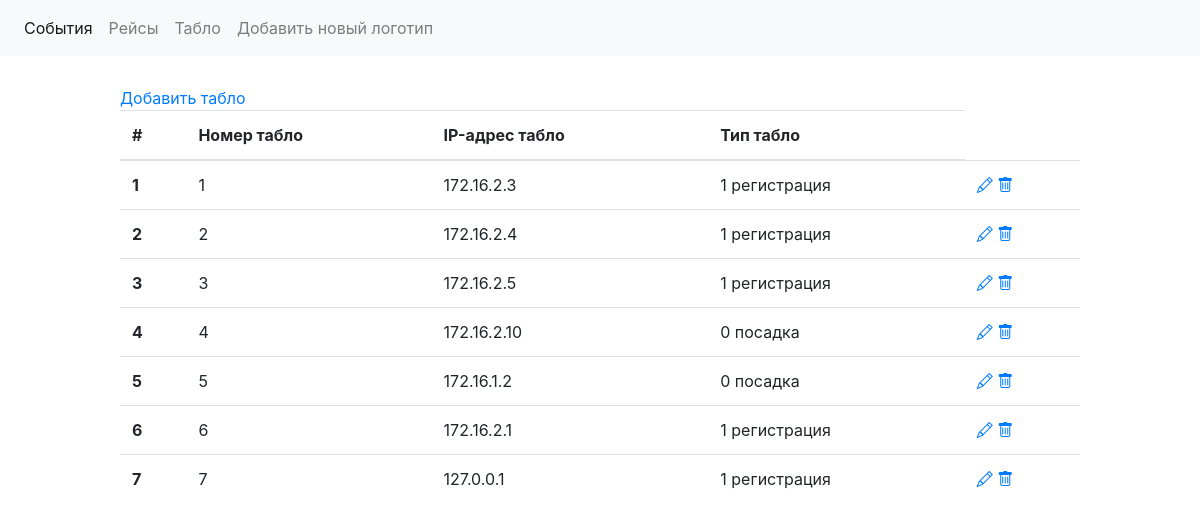
Before: /sts with the older database file.
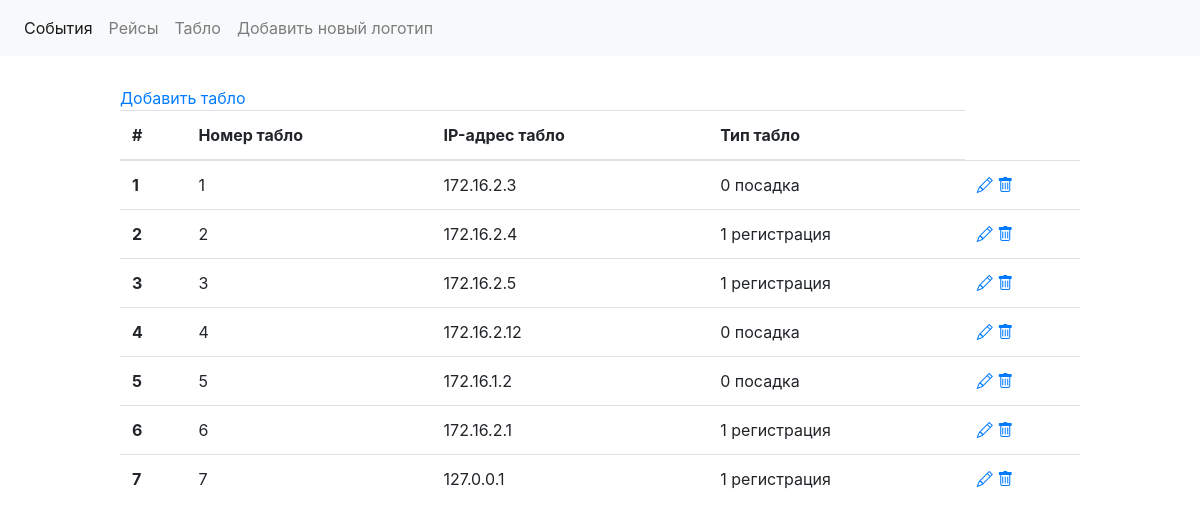
After: the same page with the newer database file.
### data/sts.py (models this page shows)
class Sts(SqlAlchemyBase, SerializerMixin):
    __tablename__ = 'st'
    id = sqlalchemy.Column(sqlalchemy.Integer,
                           primary_key=True, autoincrement=True)
    remote_ip = sqlalchemy.Column(sqlalchemy.String, nullable=True)
    type = sqlalchemy.Column(sqlalchemy.Integer, nullable=True)

### main.py (the view)
@app.route('/sts', methods=['GET', 'POST'])
def sts():
    db_sess = db_session.create_session()
    data = db_sess.query(Sts).all()
    if 'st_id' in request.args.keys():
        id_row = request.args['st_id']
        db_sess.query(Sts).filter(Sts.id == id_row).delete()
        db_sess.commit()
        data = db_sess.query(Sts).all()
    return render_template("sts.html", data=enumerate(data))

### data/db_session.py (called while the page is built)
def create_session() -> Session:
    global __factory
    return __factory()

### templates/sts.html (shortened to what this page needs)
{% extends "base.html" %}
{% block body %}
<div style="width: 80%; margin: auto; padding-top: 30px;">
    <a href="add_st">Добавить табло</a>
    <table class="table">
        <thead>
        <tr>
            <th scope="col">#</th>
            <th scope="col">Номер табло</th>
            <th scope="col">IP-адрес табло</th>
            <th scope="col">Тип табло</th>
        </tr>
        </thead>
        <tbody>
        {% for index,raw in data %}
        <tr>
            <th scope="row">{{ index + 1 }}</th>
            <td>{{ raw.id }}</td>
            <td>{{ raw.remote_ip }}</td>
            <td>
                {{ raw.type }}
                {% if raw.type == 1 %}
                    регистрация
                  {% elif raw.type == 0 %}
                    посадка
                 {% endif %}
            </td>
            {% set edit_link = "edit_st?st_id=" + (raw.id)|string %}
            {% set delete_link = "sts?st_id=" + (raw.id)|string %}
            <td>
                <a href="{{edit_link}}"><i class="bi bi-pencil"></i></a>
                <a href="{{delete_link}}"><i class="bi bi-trash"></i></a>
            </td>
        </tr>
        {% endfor %}
        </tbody>
    </table>
</div>
{% endblock %}

Changed rows visible on the page:
changed Sts id 1: type "1" → "0"; type "регистрация" → "посадка"
changed Sts id 4: remote_ip "172.16.2.10" → "172.16.2.12"
